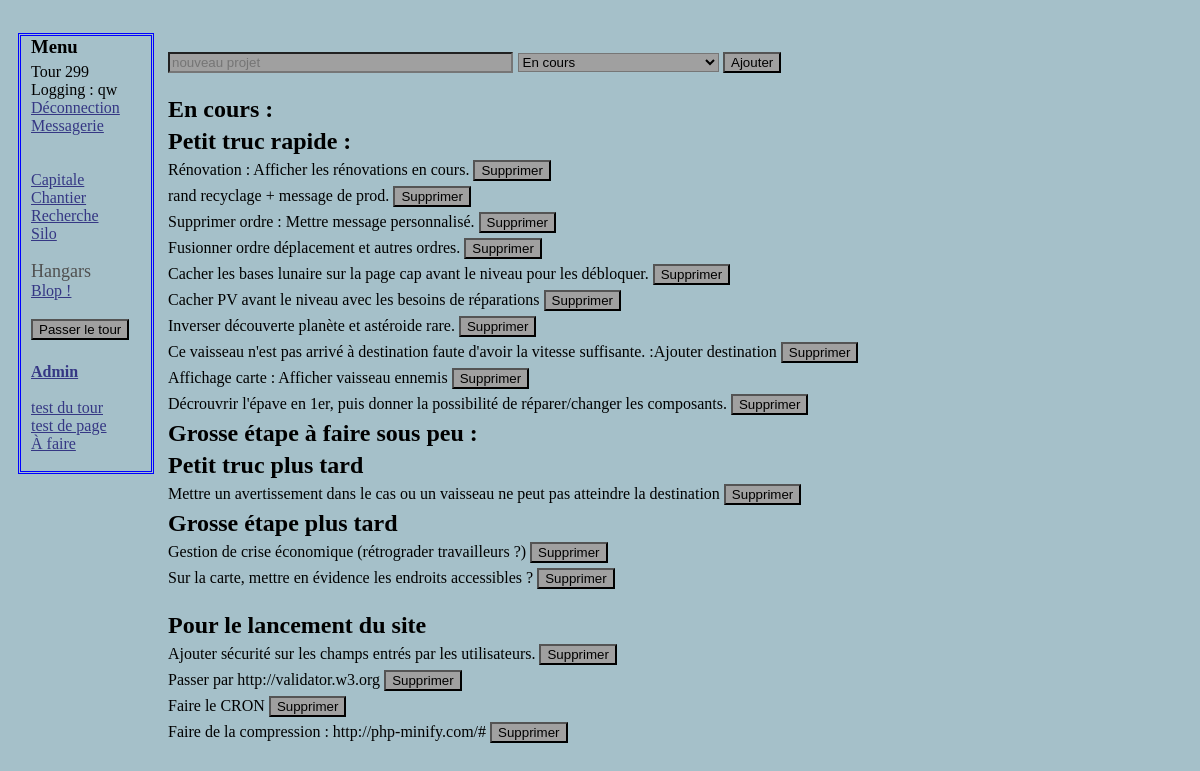
Page /afaire.php (signed in) on the earlier database version.
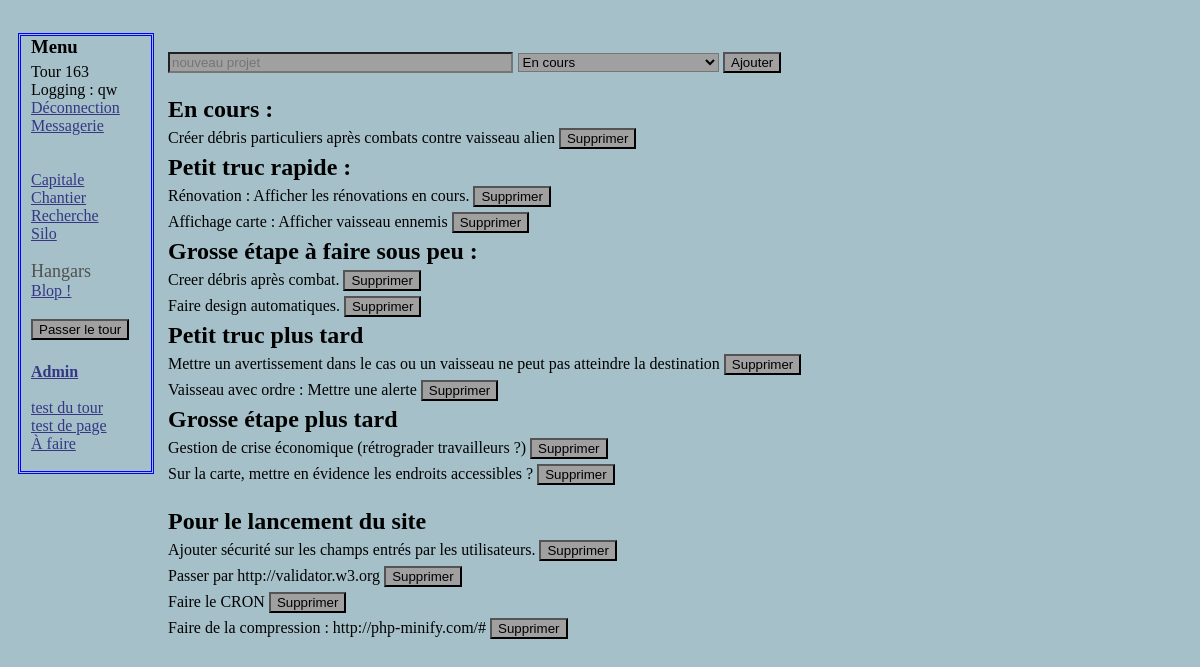
Same page on the later database version.
### tables this page shows
CREATE TABLE IF NOT EXISTS `tour` (
  `id` int(11) NOT NULL AUTO_INCREMENT,
  `datetour` datetime NOT NULL DEFAULT CURRENT_TIMESTAMP,
  `resume` text,
  PRIMARY KEY (`id`)
);

CREATE TABLE IF NOT EXISTS `vaisseau` (
  `idvaisseau` int(11) NOT NULL AUTO_INCREMENT,
  `idjoueurbat` int(11) NOT NULL,
  `typevaisseau` int(11) NOT NULL,
  `univers` int(11) NOT NULL DEFAULT '0',
  `x` int(11) NOT NULL DEFAULT '0',
  `y` int(11) DEFAULT '0',
  `nomvaisseau` varchar(32) NOT NULL DEFAULT 'Vaisseau',
  `vitesse` int(11) NOT NULL DEFAULT '1',
  `capacitedesoute` int(11) NOT NULL DEFAULT '1',
  `capaciteminage` int(11) NOT NULL DEFAULT '1',
  `HPmaxvaisseau` int(11) NOT NULL DEFAULT '3',
  `HPvaisseau` int(11) NOT NULL DEFAULT '3',
  PRIMARY KEY (`idvaisseau`)
);

CREATE TABLE IF NOT EXISTS `afaire` (
  `idafaire` int(11) NOT NULL AUTO_INCREMENT,
  `texteafaire` text NOT NULL,
  `priorite` varchar(128) NOT NULL,
  PRIMARY KEY (`idafaire`)
);

### afaire.php (the view, shortened to what this page needs)
<?php
include("include/BDDconnection.php");
?>
<!DOCTYPE html>
<html>
    <head>
           <link rel="stylesheet" href="style.css" />
	</head>
  <body>
    <?php include("include/menu.php"); ?>
  <div class="corps">
    <form method="post" action="script/ajouterafaire.php">
    <p>
        <input type="text" name="nouveauprojet" id="nouveauprojet" placeholder="nouveau projet" size="40" maxlength="127" />
        <select name="niveaudeprojet" id="niveaudeprojet">
            <option value="encours">En cours</option>
        </select>
        <input type="submit" value="Ajouter" />
    </p>
    </form>
    <h2>En cours :</h2>
<?php
$reponse = $bda->prepare('SELECT texteafaire, idafaire FROM afaire WHERE priorite = ? ORDER BY idafaire');
$reponse->execute(array('encours'));
while ($donnees = $reponse->fetch())
  {
    echo '<form method="post" action="script/supprimerafaire.php">'
          . $donnees['texteafaire'] . '
          <input type="hidden" name="idafaire" value="' . $donnees['idafaire'] . '">
          <input type="submit" value="Supprimer" />
          </form></br> ';
  }
?>
    <h2>Petit truc rapide :</h2>
<?php
$reponse->execute(array('petittrucrapide'));
while ($donnees = $reponse->fetch())
  {
    echo '<form method="post" action="script/supprimerafaire.php">'
          . $donnees['texteafaire'] . '
          <input type="hidden" name="idafaire" value="' . $donnees['idafaire'] . '">
          <input type="submit" value="Supprimer" />
          </form></br> ';
  }
?>
    <h2>Grosse étape à faire sous peu :</h2>
    <?php
        $reponse->execute(array("grosetapesouspeu"));
        while ($donnees = $reponse->fetch())
          {
            echo '<form method="post" action="script/supprimerafaire.php">'
          . $donnees['texteafaire'] . '
          <input type="hidden" name="idafaire" value="' . $donnees['idafaire'] . '">
          <input type="submit" value="Supprimer" />
          </form></br> ';
          }
    ?>
    <h2>Petit truc plus tard</h2>
<?php
$reponse->execute(array("petittrucplustard"));
while ($donnees = $reponse->fetch())
  {
    echo '<form method="post" action="script/supprimerafaire.php">'
          . $donnees['texteafaire'] . '
          <input type="hidden" name="idafaire" value="' . $donnees['idafaire'] . '">
          <input type="submit" value="Supprimer" />
          </form></br> ';
  }
?>
    <h2>Grosse étape plus tard</h2>
    <?php
        $reponse->execute(array("grosseetapeplustard"));
        while ($donnees = $reponse->fetch())
          {
            echo '<form method="post" action="script/supprimerafaire.php">'
          . $donnees['texteafaire'] . '
          <input type="hidden" name="idafaire" value="' . $donnees['idafaire'] . '">
          <input type="submit" value="Supprimer" />
          </form></br> ';
          }
    ?>
    </br><h2>Pour le lancement du site</h2>
    <?php
        $reponse->execute(array("lancementsite"));
        while ($donnees = $reponse->fetch())
          {
            echo '<form method="post" action="script/supprimerafaire.php">'
          . $donnees['texteafaire'] . '
          <input type="hidden" name="idafaire" value="' . $donnees['idafaire'] . '">
          <input type="submit" value="Supprimer" />
          </form></br> ';
          }
    ?>
  </div>
  </body>
</html>

### include/Menu.php (shortened to what this page needs)
<nav class="menu">
    <div>
        <h3>Menu</h3>
           	<?php
            $reponse = $bda->query('SELECT id FROM tour ORDER BY id DESC LIMIT 1');
            $touractuel = $reponse->fetch();
            $reponse->closeCursor();?>
            Tour <?php echo $touractuel['id'] ; ?>
            <?php
            If (!isset($_SESSION['pseudo']))
			{
            echo '<a class ="lienmenu" href="Accueil.php">Accueil</a>' ;
           	}
			else
			{
           	$reqlvl = $bdg->prepare('SELECT lvl from utilisateurs WHERE id= ?');
            $reqlvl->execute(array($_SESSION['id']));
            $replvl = $reqlvl->fetch();
            echo 'Logging : ' . $_SESSION['pseudo'] . ' </br> ';
            ?>
            <a class ="lienmenu" href="script/deconnection.php">Déconnection</a> </br>
            <a class ="lienmenu" href="Messagerie.php">Messagerie</br>
            </a></br>
            <a class ="lienmenu"  href="Capitale.php">Capitale</a> </br>
            <a class ="lienmenu"  href="Chantier.php">Chantier</a> </br>
			<a class ="lienmenu" href="recherche.php">Recherche</a> </br>
			<?php
            if ($replvl['lvl'] > 5)
                {
                echo '<a class ="lienmenu" href="silo.php">Silo</a></br>';
                }
            $ecrirehangars = 1 ;
            $reqvaiss = $bdg->prepare('SELECT idvaisseau , nomvaisseau FROM vaisseau WHERE idjoueurbat = ? ORDER BY idvaisseau');
            $reqvaiss->execute(array($_SESSION['id']));
            while ($repvaiss = $reqvaiss->fetch())
                {
                if ($ecrirehangars == 1) {echo '</br><span class = "hangars">Hangars</span></br>' ; }
                    $ecrirehangars = 2 ;
                echo '<a class ="lienmenu" href="hangars.php?id=' . $repvaiss['idvaisseau'] . '">' . $repvaiss['nomvaisseau'] . '</a></br>';
                }
            }
    		?>
			<form action="tour/Gestionglobale.php">
			<p>
			    <input type="submit" value="Passer le tour" />
			</p>
			</form>
            <b><a class ="lienmenu" href="Administration.php">Admin</a></b></br> </br>
            <a class ="lienmenu" href="tour/test.php">test du tour</a> </br>
            <a class ="lienmenu" href="test.php?id=2">test de page</a> </br>
            <a class ="lienmenu" href="afaire.php">À faire</a> </br> </br>
    </div>
</nav>

### css/general.css (style rules this page uses)
body { background-color: rgb(165,192,201);; color: black; padding-top: 25px; padding-left:10px; }
.corps { margin-left:140px; display: flex; flex-wrap: nowrap; flex-direction: column; display: inline-block; vertical-align: top; padding-left:10px; }

### css/menu.css (style rules this page uses)
.menu { position:absolute; width: 120px; vertical-align: top; border: 3px blue double; padding-left:10px; }
.lienmenu { color: rgb(53,55,132); }
.hangars { color: rgb(80,80,80); font-family: Impact; font-size: large; }

### css/formulaire.css (style rules this page uses)
input , select { background-color: rgb(160,160,160); margin-bottom: 5px; }
form { display: inline }

### css/block.css (style rules this page uses)
p { font-size: large; }
h2 { margin-top: 0px ; padding-top: 0px; margin-left: 0px ; margin-bottom: 5px ; padding-bottom: 0px; }
h3 { margin-top: 0px ; padding-top: 0px; margin-left: 0px ; margin-bottom: 5px ; padding-bottom: 0px; }

Differences in the rows shown:
removed tour: id "299"
removed afaire: texteafaire "rand recyclage + message de prod.", shown under "Petit truc rapide :"
removed afaire: texteafaire "Supprimer ordre : Mettre message personnalisé.", shown under "Petit truc rapide :"
removed afaire: texteafaire "Fusionner ordre déplacement et autres ordres.", shown under "Petit truc rapide :"
removed afaire: texteafaire "Cacher les bases lunaire sur la page cap avant le niveau pour les débloquer.", shown under "Petit truc rapide :"
removed afaire: texteafaire "Cacher PV avant le niveau avec les besoins de réparations", shown under "Petit truc rapide :"
removed afaire: texteafaire "Inverser découverte planète et astéroide rare.", shown under "Petit truc rapide :"
removed afaire: texteafaire "Ce vaisseau n'est pas arrivé à destination faute d'avoir la vitesse suffisante. :Ajouter destination", shown under "Petit truc rapide :"
removed afaire: texteafaire "Décrouvrir l'épave en 1er, puis donner la possibilité de réparer/changer les composants.", shown under "Petit truc rapide :"
now on this page (row edited): tour: id "163"
added afaire: texteafaire "Créer débris particuliers après combats contre vaisseau alien", shown under "En cours :"
added afaire: texteafaire "Creer débris après combat.", shown under "Grosse étape à faire sous peu :"
added afaire: texteafaire "Faire design automatiques.", shown under "Grosse étape à faire sous peu :"
added afaire: texteafaire "Vaisseau avec ordre : Mettre une alerte", shown under "Petit truc plus tard"
